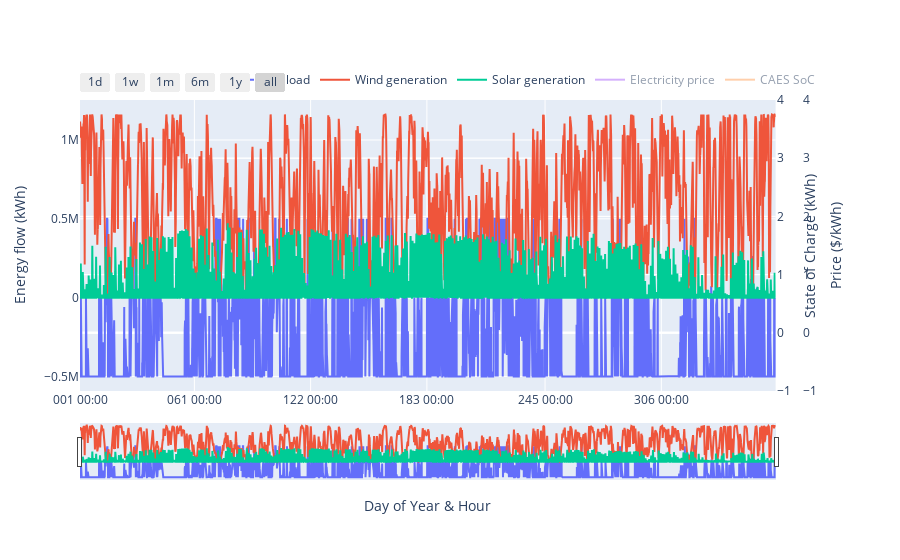

The cell this chart's notebook holds for it:
### Code cell
fig = init_profile_fig(y_titles={'y1':'Energy flow (kWh)', 'y2':'State of Charge (kWh)', 'y3':'Price ($/kWh)'})

fig = add_profile(fig, model.grid_energies[0].solution.values, name='Grid load')
fig = add_profile(fig, model.scenarios[0].norm_wind_gen*model.model.variables.wind_capacity.solution.values, name=f'Wind generation')
fig = add_profile(fig, model.scenarios[0].norm_solar_gen*model.model.variables.solar_capacity.solution.values, name=f'Solar generation')
fig = add_profile(fig, model.scenarios[0].elec_prices, name='Electricity price', yaxis='y3', visible='legendonly')
for i,tech in enumerate(model.techs):
    if model.model.variables[f'{tech}_capacity'].solution > 0:
        fig = add_profile(fig, getattr(model.model.variables,f'SOC_i{i}_s0').solution, name=f'{tech} SoC', yaxis=f'y2', visible='legendonly')

fig.write_html(f'temp_plot.html')
fig.show()

### Figure 1 — Plotly figure (JSON) as saved in the notebook; plotly's stock layout.template omitted (floating-point values rounded to 4 significant figures; data arrays with more than 128 entries replaced by an {"elided": "..."} marker saying what was removed)
{"data": [{"connectgaps": false, "name": "Grid load", "type": "scatter", "visible": true, "x": {"elided": "8760 str values"}, "y": {"elided": "8760 float values"}, "yaxis": "y"}, {"connectgaps": false, "name": "Wind generation", "type": "scatter", "visible": true, "x": {"elided": "8760 str values"}, "y": {"elided": "8760 float values"}, "yaxis": "y"}, {"connectgaps": false, "name": "Solar generation", "type": "scatter", "visible": true, "x": {"elided": "8760 str values"}, "y": {"elided": "8760 int values"}, "yaxis": "y"}, {"connectgaps": false, "name": "Electricity price", "type": "scatter", "visible": "legendonly", "x": {"elided": "8760 str values"}, "y": {"elided": "8760 float values"}, "yaxis": "y3"}, {"connectgaps": false, "name": "CAES SoC", "type": "scatter", "visible": "legendonly", "x": {"elided": "8760 str values"}, "y": {"elided": "8760 float values"}, "yaxis": "y2"}], "layout": {"legend": {"orientation": "h", "x": 1, "xanchor": "right", "y": 1.02, "yanchor": "bottom"}, "title": {"x": 0.5}, "xaxis": {"anchor": "y", "domain": [0, 0.94], "rangeselector": {"buttons": [{"count": 1, "label": "1d", "step": "day", "stepmode": "backward"}, {"count": 7, "label": "1w", "step": "day", "stepmode": "backward"}, {"count": 1, "label": "1m", "step": "month", "stepmode": "backward"}, {"count": 6, "label": "6m", "step": "month", "stepmode": "backward"}, {"count": 1, "label": "1y", "step": "year", "stepmode": "backward"}, {"step": "all"}]}, "rangeslider": {"visible": true}, "tickformat": "%j %H:%M", "title": {"text": "Day of Year & Hour"}, "type": "date"}, "yaxis": {"anchor": "x", "domain": [0, 1], "fixedrange": false, "title": {"text": "Energy flow (kWh)"}}, "yaxis2": {"anchor": "x", "fixedrange": false, "overlaying": "y", "side": "right", "title": {"text": "State of Charge (kWh)"}}, "yaxis3": {"anchor": "free", "fixedrange": false, "overlaying": "y", "position": 0.975, "side": "right", "title": {"text": "Price ($/kWh)"}}}}
